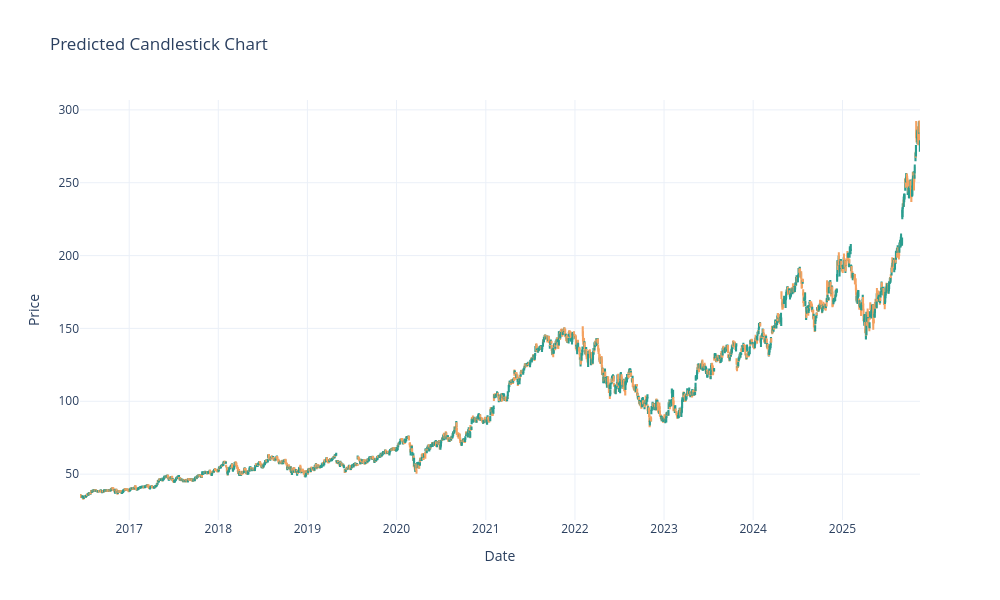

Notebook cell for this chart:
### Code cell
# Ensure the DataFrame is sorted by date
df = df.sort_index()

# If Date is not a column but the index, create one
if 'Date' not in df.columns:
    df = df.copy()
    df.reset_index(inplace=True)
    df.rename(columns={'index': 'Date'}, inplace=True)

# Convert Date to datetime if needed
df['Date'] = pd.to_datetime(df['Date'])

# Use Date as index
df.set_index('Date', inplace=True)

# Select candlestick OHLC data
final_df = df[['Open', 'High', 'Low', 'Close']]

# Create candlestick chart
candlestick_trace = go.Candlestick(
    x=final_df.index,
    open=final_df['Open'],
    high=final_df['High'],
    low=final_df['Low'],
    close=final_df['Close'],
    increasing_line_color='#2a9d8f',
    decreasing_line_color='#f4a261',
)

fig = go.Figure(data=[candlestick_trace])

fig.update_layout(
    title='Predicted Candlestick Chart',
    xaxis_title='Date',
    yaxis_title='Price',
    xaxis_rangeslider_visible=False,
    template='plotly_white',
    height=600,
    width=1000
)

fig.show()

### Figure 1 — Plotly figure (JSON) as saved in the notebook; plotly's stock layout.template omitted (floating-point values rounded to 4 significant figures; data arrays with more than 128 entries replaced by an {"elided": "..."} marker saying what was removed)
{"data": [{"close": {"elided": "2371 float values"}, "decreasing": {"line": {"color": "#f4a261"}}, "high": {"elided": "2371 float values"}, "increasing": {"line": {"color": "#2a9d8f"}}, "low": {"elided": "2371 float values"}, "open": {"elided": "2371 float values"}, "type": "candlestick", "x": {"elided": "2371 str values"}}], "layout": {"height": 600, "title": {"text": "Predicted Candlestick Chart"}, "width": 1000, "xaxis": {"rangeslider": {"visible": false}, "title": {"text": "Date"}}, "yaxis": {"title": {"text": "Price"}}}}
